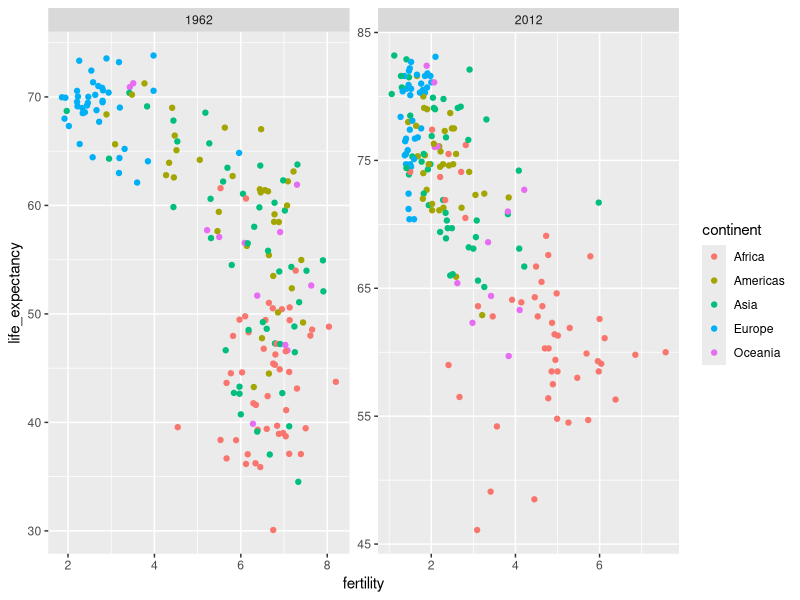
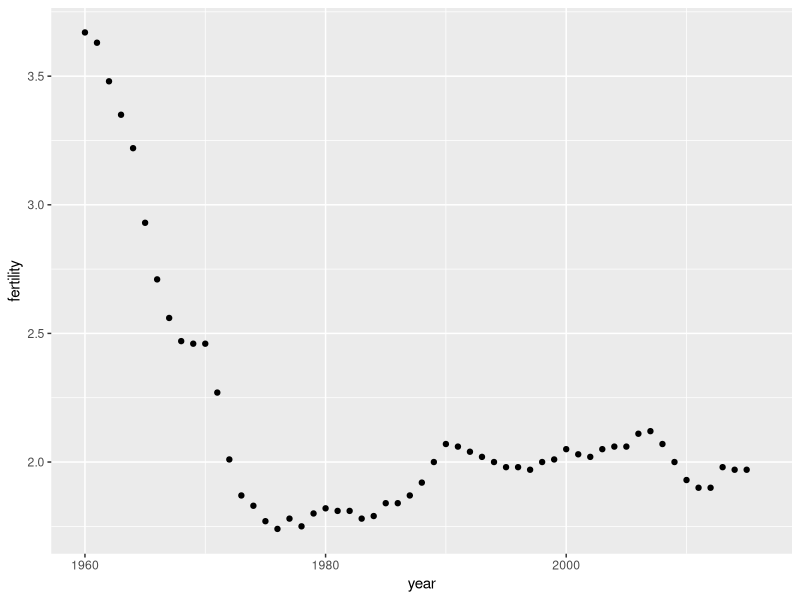
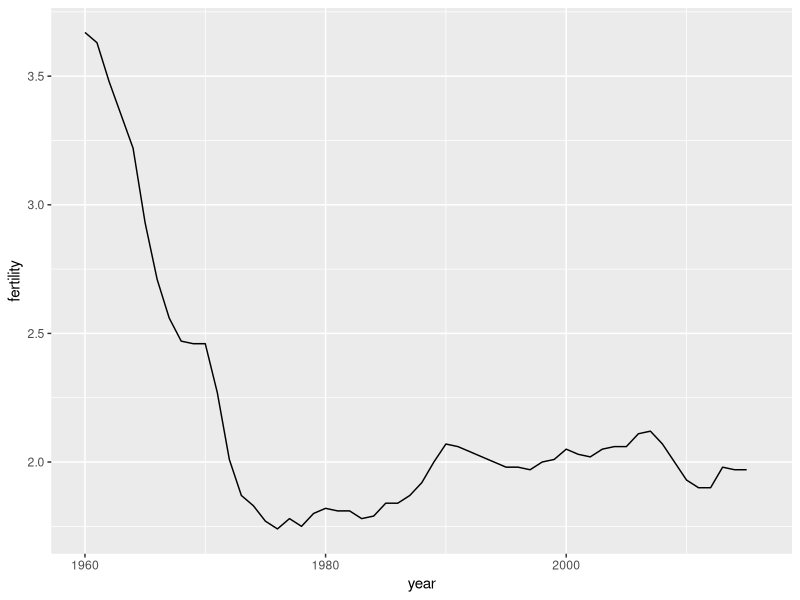
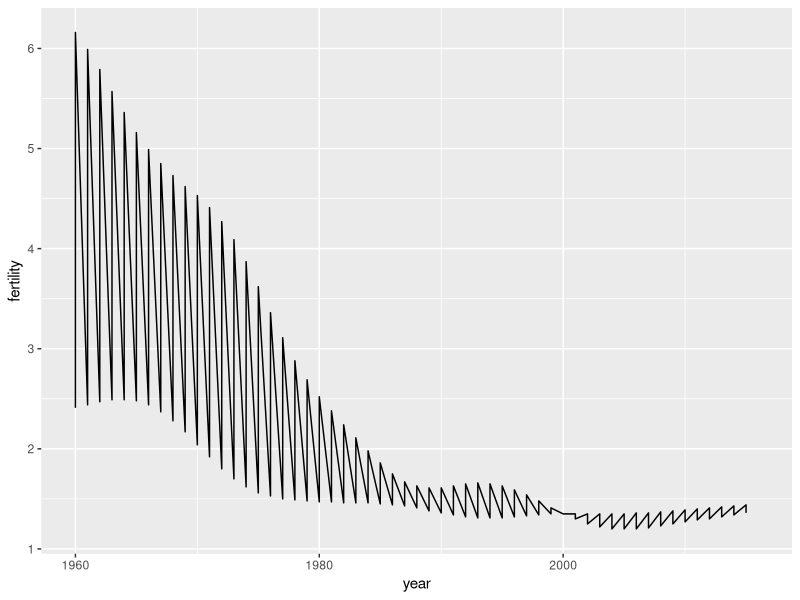
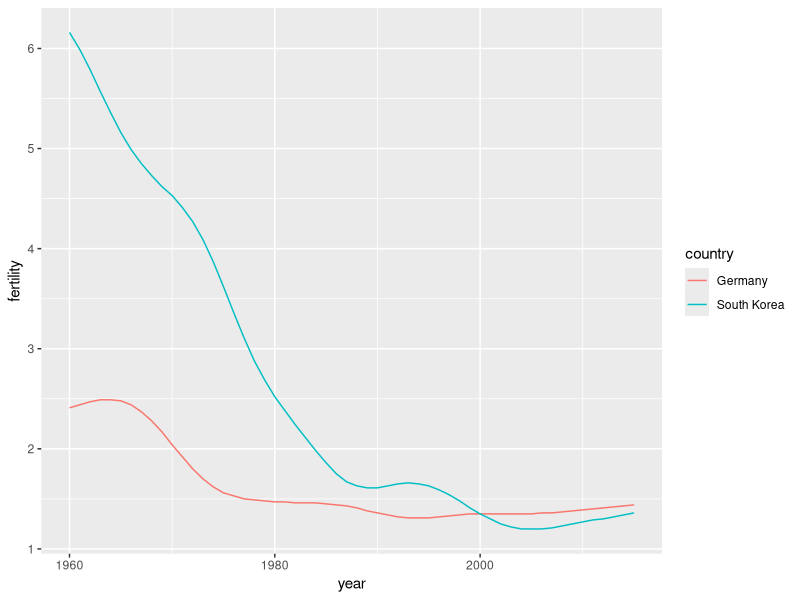
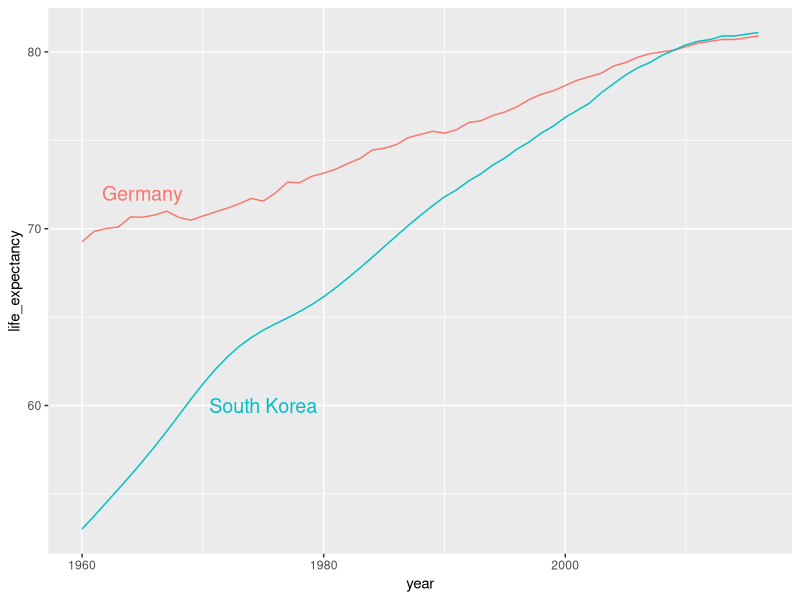

R code for these plots, in order:

library(dslabs)
library(tidyverse)
data(gapminder)
### Fixed scales for better comparisons

filter(gapminder, year%in%c(1962, 2012)) %>%
  ggplot(aes(fertility, life_expectancy, col = continent)) +
  geom_point() +
  facet_wrap(. ~ year, scales = "free")

###Time series plots
gapminder %>% 
  filter(country == "United States") %>% 
  ggplot(aes(year, fertility)) +
  geom_point()
###to make it linear and join these points to create curve
gapminder %>% 
  filter(country == "United States") %>% 
  ggplot(aes(year, fertility)) +
  geom_line()
###curves for 2 diff country

countries <- c("South Korea","Germany")

gapminder %>% filter(country %in% countries) %>% 
  ggplot(aes(year,fertility)) +
  geom_line()
###for two seperate curve
countries <- c("South Korea","Germany")

gapminder %>% filter(country %in% countries & !is.na(fertility)) %>% 
  ggplot(aes(year, fertility, col = country)) +
  geom_line()

###labelling : define a data table with the label
labels <- data.frame(country = countries, x = c(1975,1965), y = c(60,72))
gapminder %>% 
  filter(country %in% countries) %>% 
  ggplot(aes(year, life_expectancy, col = country)) +
  geom_line() +
  geom_text(data = labels, aes(x, y, label = country), size = 5) +
  theme(legend.position = "none")
